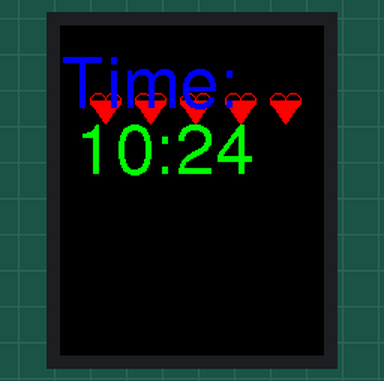
This sketch was run on a simulated ESP8266 (NodeMCU). On the bench: 176×220 colour display. WiFi joins after 1.5 s; servers stay silent unless stated; network time is answered at once with the bench clock; the local clock reads 2024-03-15 10:24:30 at power-on unless the sketch sets it; what the sketch prints to the serial monitor is not drawn.

Above: at 1.8 s.
At 61.9 s:
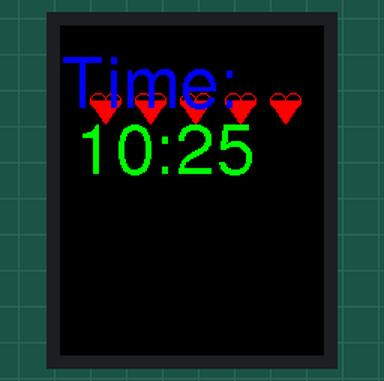
At 122.0 s:
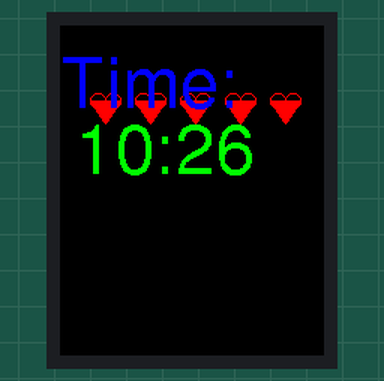

The sketch:

esp8266withili9225.ino
```cpp
#include <ESP8266WiFi.h>
#include <WiFiUdp.h>
#include <NTPClient.h>
#include "SPI.h"
#include "TFT_22_ILI9225.h"
#include <../fonts/FreeSans12pt7b.h>
#include <../fonts/FreeSans24pt7b.h>

// WiFi credentials
const char* ssid = "Tabish realme 8 5G";
const char* password = "Zaintab@123";

// Time settings
WiFiUDP ntpUDP;
NTPClient timeClient(ntpUDP, "pool.ntp.org", 0, 60000); // Update every 60 seconds

// TFT display pins
#define TFT_RST 4   // D2
#define TFT_RS  5   // D1
#define TFT_CLK 14  // D5 SCK
#define TFT_SDI 13  // D7 MOSI
#define TFT_CS  15  // D8 SS
#define TFT_LED 2   // D4

#define TFT_BRIGHTNESS 200 // Initial brightness of TFT backlight

// Initialize TFT
TFT_22_ILI9225 tft = TFT_22_ILI9225(TFT_RST, TFT_RS, TFT_CS, TFT_LED, TFT_BRIGHTNESS);

int16_t x=0, y=0, w, h;

void connectWiFi() {
  WiFi.begin(ssid, password);
  while (WiFi.status() != WL_CONNECTED) {
    delay(500);
    Serial.print(".");
  }
  Serial.println("Connected to WiFi");
}

void drawHeart(int16_t x, int16_t y, uint16_t color) {
  tft.drawCircle(x - 5, y, 5, color);
  tft.drawCircle(x + 5, y, 5, color);
  tft.fillTriangle(x - 10, y, x + 10, y, x, y + 15, color);
}

void setup() {
  Serial.begin(115200);
  connectWiFi();
  timeClient.begin();

  tft.begin();
}

void loop() {
  tft.clear(); // Clear the screen at the start of each loop

  // Draw multiple hearts at different positions
  drawHeart(30, 50, COLOR_RED);
  drawHeart(60, 50, COLOR_RED);
  drawHeart(90, 50, COLOR_RED);
  drawHeart(120, 50, COLOR_RED);
  drawHeart(150, 50, COLOR_RED);

  // Display the time
  timeClient.update();
  String s1 = "Time:";
  tft.setGFXFont(&FreeSans24pt7b);
  tft.getGFXTextExtent(s1, x, y, &w, &h);
  y = h + 20; // Set y position to string height + 20 pixels down
  tft.drawGFXText(x, y, s1, COLOR_BLUE);

  // Get and display formatted time
  String formattedTime = timeClient.getFormattedTime().substring(0, 5); // HH:MM
  y += h + 10; // Set y position to string height plus shift down 10 pixels
  tft.getGFXTextExtent(formattedTime, x, y, &w, &h);
  tft.drawGFXText(x + 10, y, formattedTime, COLOR_GREEN);

  delay(60000); // Update every minute
}
```

Measured:
- what the display in image 0 shows lasts 60.0 s, from 1.8 s to 61.8 s
